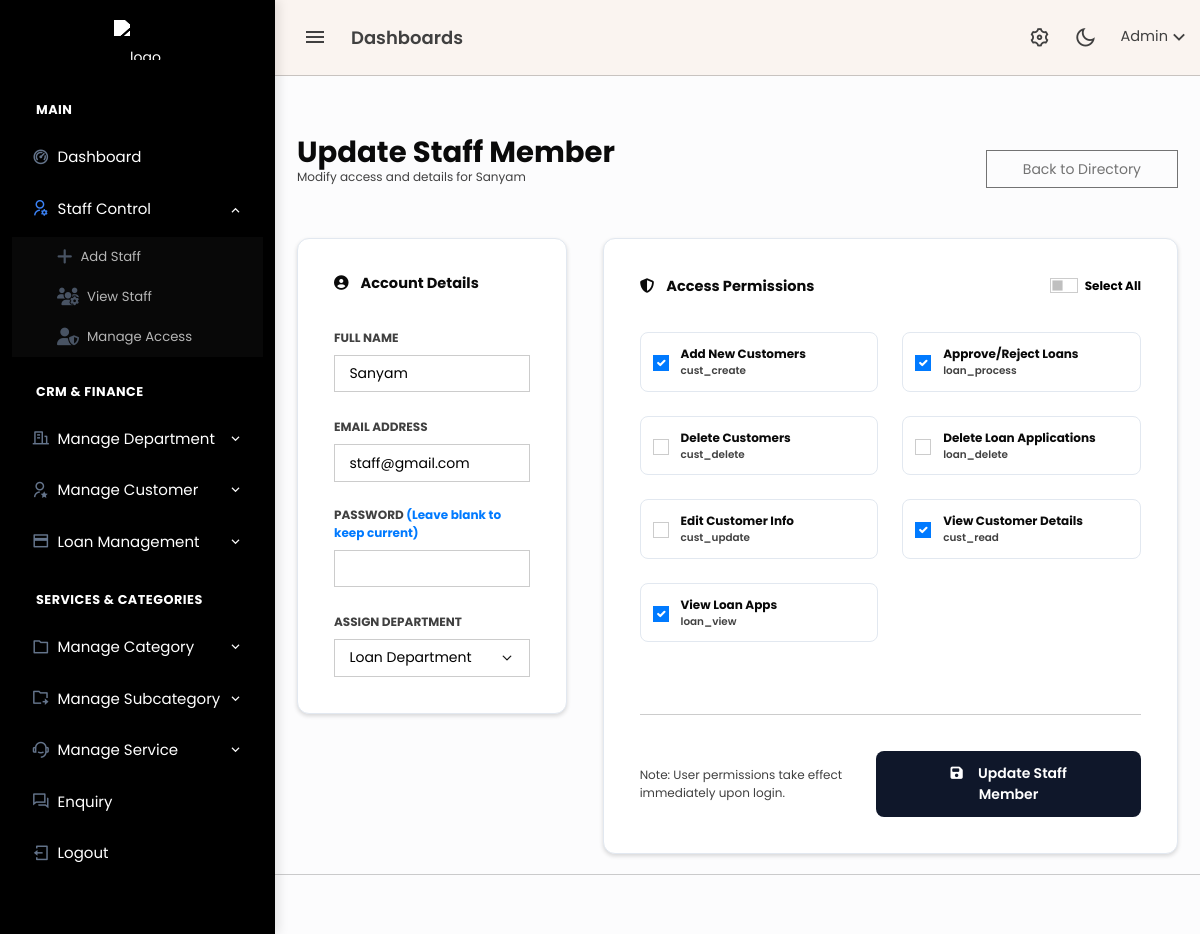
The page /admin/staff_add.php?id=2 (signed in) on the database as committed earlier.
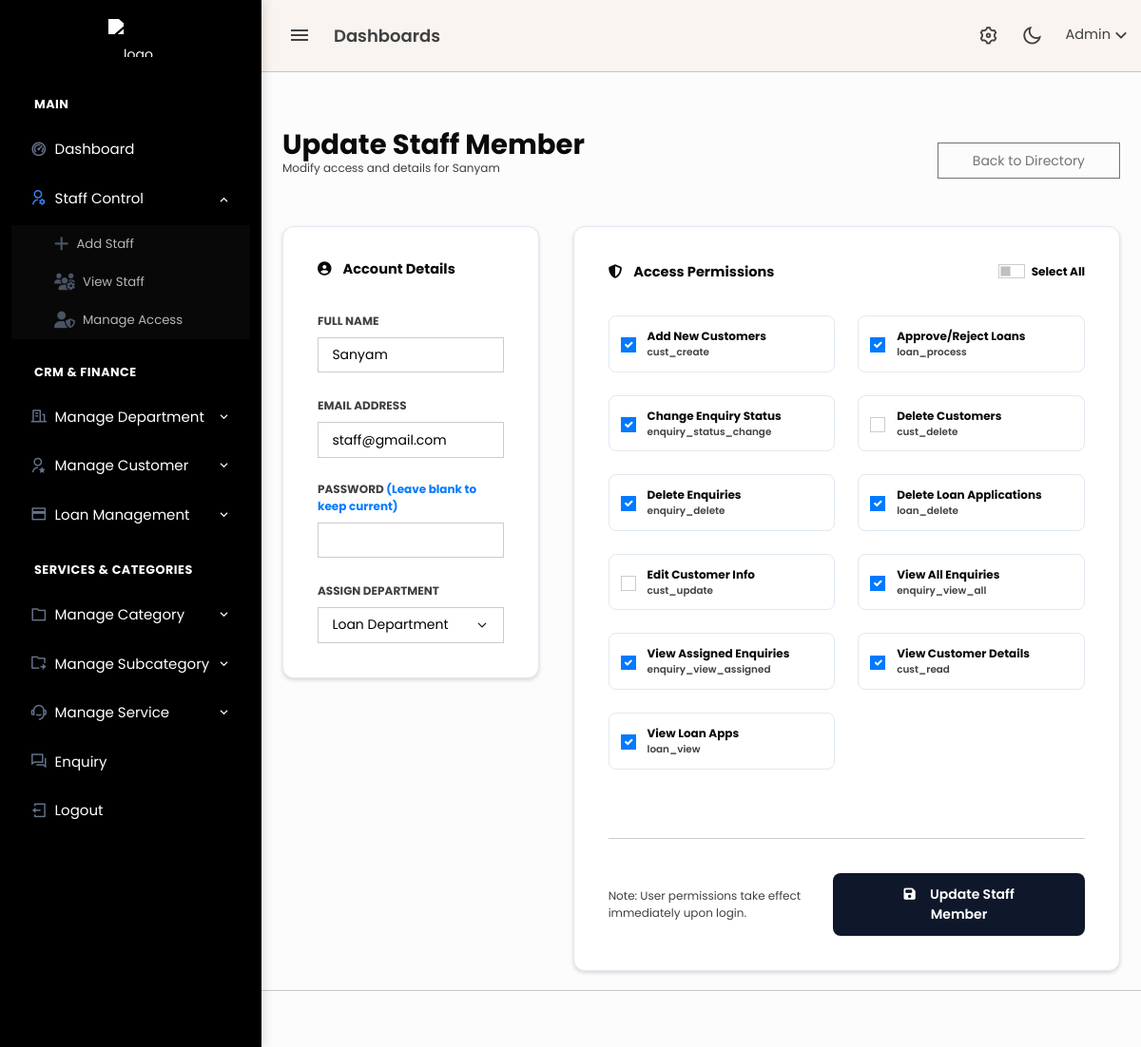
The same page on the database as committed later.
### tables this page shows
CREATE TABLE `permissions` (
  `id` int(11) NOT NULL,
  `perm_key` varchar(50) NOT NULL,
  `description` varchar(255) DEFAULT NULL
);

### admin/staff_add.php (the view, shortened to what the changed rows need)
<?php
include 'header.php';
$isEdit = false;
$current_perms = [];
if (isset($_GET['id'])) {
    $isEdit = true;
    $id = (int)$_GET['id'];
    $p_res = mysqli_query($conn, "SELECT permission_id FROM staff_permissions WHERE staff_id = $id");
    while ($row = mysqli_fetch_assoc($p_res)) {
        $current_perms[] = $row['permission_id'];
    }
}
$perms = mysqli_query($conn, "SELECT id, perm_key, description FROM permissions ORDER BY description ASC");
?>
<div class="content-page">
    <div class="content">
        <div class="container-fluid pt-4">
            <div class="d-flex justify-content-between align-items-center mb-4">
                <div>
                    <h2 class="fw-bold text-dark mb-0"><?= $isEdit ? 'Update Staff Member' : 'Create New Staff' ?></h2>
                </div>
            </div>
            <form action="db/insert/staff_handler.php" method="POST">
                <div class="row g-4">
                    <div class="col-lg-8">
                        <div class="card card-modern p-4 shadow-sm">
                            <div class="row g-3">
                                <?php while($p = mysqli_fetch_assoc($perms)): ?>
                                <div class="col-md-6">
                                    <label class="perm-card">
                                        <input type="checkbox" name="perms[]" value="<?= $p['id'] ?>"
                                               class="form-check-input perm-check"
                                               <?= (in_array($p['id'], $current_perms)) ? 'checked' : '' ?>>
                                        <div>
                                            <div class="small fw-bold text-dark perm-title"><?= $p['description'] ?></div>
                                            <div style="font-size: 0.65rem;" class="text-muted"><?= $p['perm_key'] ?></div>
                                        </div>
                                    </label>
                                </div>
                                <?php endwhile; ?>
                            </div>
                        </div>
                    </div>
                </div>
            </form>
        </div>
    </div>
</div>
<?php include 'footer.php'; ?>

Rows that differ between the two databases and show on the page:
added permissions: id "☑", description "Change Enquiry Status", perm_key "enquiry_status_change"
added permissions: id "☑", description "Delete Enquiries", perm_key "enquiry_delete"
computed for permissions "Delete Loan Applications": id "☐" → "☑"
added permissions: id "☑", description "View All Enquiries", perm_key "enquiry_view_all"
added permissions: id "☑", description "View Assigned Enquiries", perm_key "enquiry_view_assigned"
